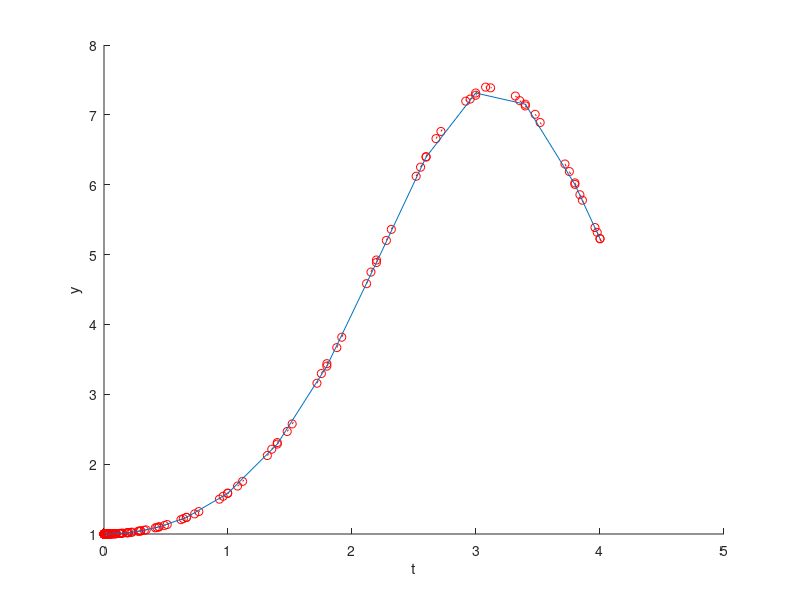
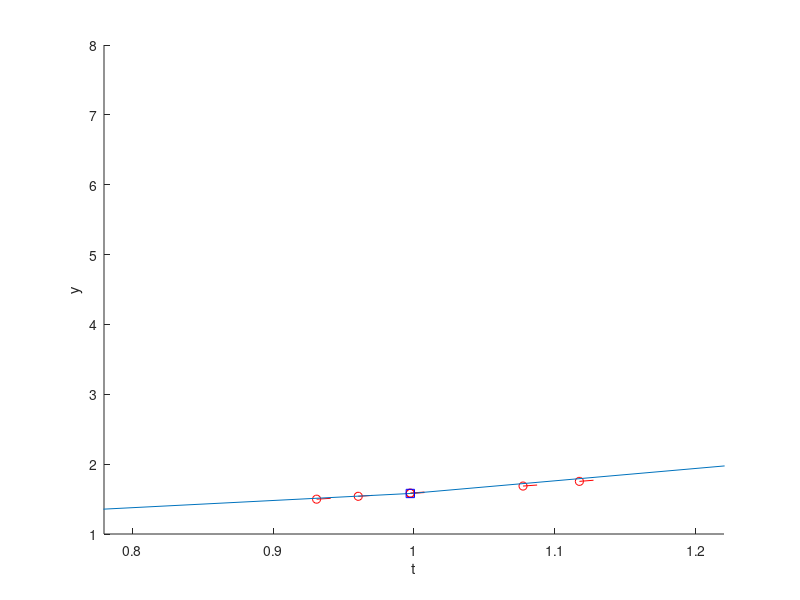

The MATLAB script that drew these images, in order:
% Run ode45 and plot the locations where it evaluates the rate func.

function plot_ode()
    clf; hold on
    total = 0;

    y0 = 1;
    tspan=[0 4];
    options = odeset('Refine', 1);
    [T, Y] = ode45(@rate_func, tspan, y0, options);
    plot(T, Y, '-')

    xlabel('t')
    ylabel('y')
    saveas(gcf, '../../book/figs/odeplot1.eps', 'epsc')

    plot(T, Y, 'bs')
    xlim([0.78 1.22])
    saveas(gcf, '../../book/figs/odeplot2.eps', 'epsc')

    total

    function res = rate_func(t, y)
        dydt = y * sin(t);
        res = dydt;

        plot(t, y, 'ro')
        dt = 0.01;
        ts = [t t+dt];
        ys = [y y+dydt*dt];
        plot(ts, ys, 'r-')

        total = total +1;
    end
end
